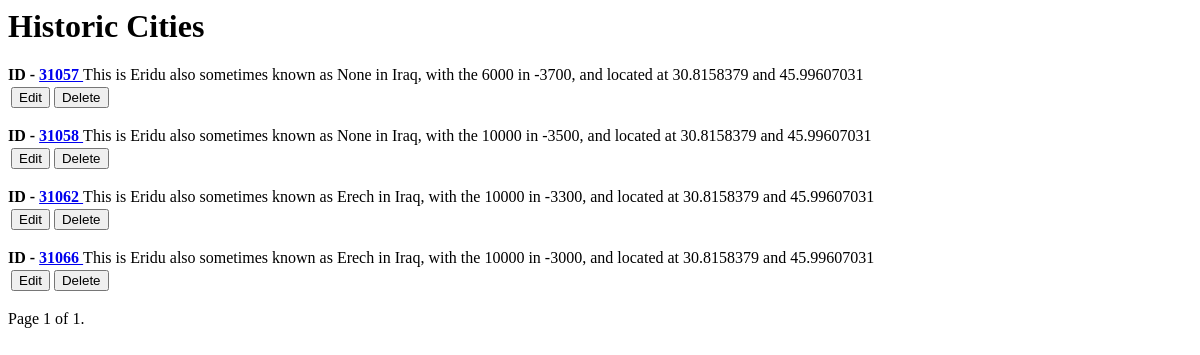
Page /cities/Eridu on the earlier database version.
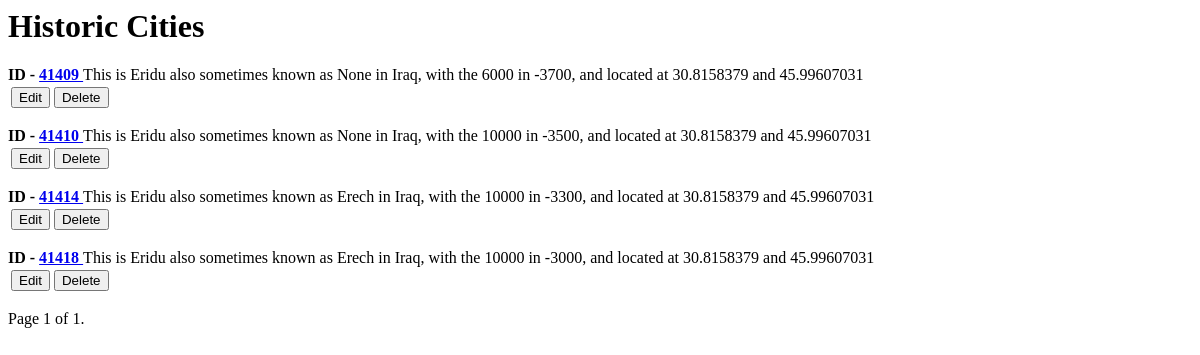
Same page on the later database version.
### cities/models.py (models this page shows, shortened)
class City(models.Model):
    id = models.BigAutoField(primary_key=True)
    city = models.TextField()
    otherName = models.TextField()
    country = models.TextField()
    latitude = models.FloatField()
    longitude = models.FloatField()
    year = models.IntegerField()
    pop = models.IntegerField()
    city_id = models.TextField()
    def city_by_name(city):
        city_list = City.objects.filter(city=city)
        return city_list

### cities/views.py (the view)
# urls.py: path('cities/<str:city>', views.city__by_name, name='cityname'),
def city__by_name(request, city):
        cities = City.city_by_name(city)
        paginator = Paginator(cities, 50) #show 50 cities per page
        page_number = request.GET.get('page')
        page_obj = paginator.get_page(page_number)
        return render(request, 'cities/city_list.html', {'page_obj': page_obj})

### cities/templates/cities/city_list.html (shortened to what this page needs)
<html>
    <head>
    </head>
    <body>
        <h1>
            Historic Cities
        </h1>
        {% for city in page_obj %}
        <p>
        <b>
            <a>
                ID -
            </a>
            <a href="{% url "cityname" city.city %}">
                {{city.id}}
            </a>
        </b>
        This is {{ city.city }} also sometimes known as {{ city.otherName }} in
        {{city.country}}, with the {{ city.pop }} in {{ city.year }}, and located at
        {{ city.latitude }} and {{ city.longitude }}
        <table>
            <td>
                <a href="{% url "city_edit" city.id %}">
                    <button>
                        Edit
                    </button>
                </a>
            </td>
            <td>
                <a href="{% url "city_delete" city.id %}">
                    <button>
                        Delete
                    </button>
                </a>
            </td>
        </table>
        </p>
        {% endfor %}
            Page {{ page_obj.number }} of {{ page_obj.paginator.num_pages }}.
    </body>
</html>

Differences in the rows shown:
removed City: id "31057", city "Eridu", otherName "None", country "Iraq", pop "6000", year "-3700", latitude "30.8158379", longitude "45.99607031"
removed City: id "31058", city "Eridu", otherName "None", country "Iraq", pop "10000", year "-3500", latitude "30.8158379", longitude "45.99607031"
removed City: id "31062", city "Eridu", otherName "Erech", country "Iraq", pop "10000", year "-3300", latitude "30.8158379", longitude "45.99607031"
removed City: id "31066", city "Eridu", otherName "Erech", country "Iraq", pop "10000", year "-3000", latitude "30.8158379", longitude "45.99607031"
added City: id "41409", city "Eridu", otherName "None", country "Iraq", pop "6000", year "-3700", latitude "30.8158379", longitude "45.99607031"
added City: id "41410", city "Eridu", otherName "None", country "Iraq", pop "10000", year "-3500", latitude "30.8158379", longitude "45.99607031"
added City: id "41414", city "Eridu", otherName "Erech", country "Iraq", pop "10000", year "-3300", latitude "30.8158379", longitude "45.99607031"
added City: id "41418", city "Eridu", otherName "Erech", country "Iraq", pop "10000", year "-3000", latitude "30.8158379", longitude "45.99607031"
